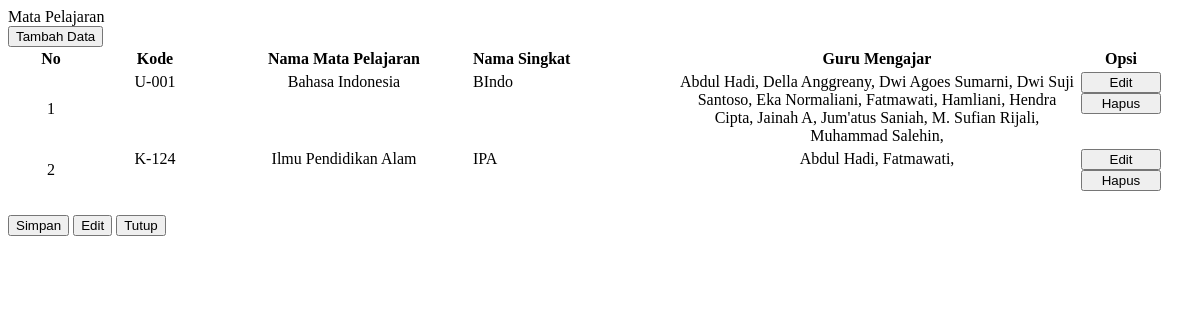
The page /app/page/mapel.php on the database its author committed.
### tables this page shows
CREATE TABLE `tb_mpel` (
  `id_mpel` int(11) NOT NULL,
  `kd_mpel` varchar(10) NOT NULL,
  `mpel` varchar(50) NOT NULL,
  `sgkat` varchar(8) NOT NULL,
  `guru` text NOT NULL,
  `jdwl` text NOT NULL,
  `rcd` timestamp NOT NULL DEFAULT current_timestamp(),
  `upd` timestamp NOT NULL DEFAULT current_timestamp(),
  `sts` enum('Y','N') NOT NULL DEFAULT 'Y'
);

CREATE TABLE `tb_dstaf` (
  `id_dstaf` int(11) NOT NULL,
  `kd_staf` varchar(20) NOT NULL,
  `nm_staf` varchar(50) NOT NULL,
  `nik` varchar(16) NOT NULL,
  `nkk` varchar(16) NOT NULL,
  `nuptk` varchar(25) NOT NULL,
  `nip` varchar(20) NOT NULL,
  `jk` enum('L','P') NOT NULL,
  `tmp_l` varchar(40) NOT NULL,
  `tgl_l` date NOT NULL,
  `ppdk` varchar(20) NOT NULL,
  `glar` varchar(15) NOT NULL,
  `sklh_univ` varchar(100) NOT NULL,
  `stt_pgw` varchar(30) NOT NULL,
  `jptk` enum('Guru','Tendik','Kepsek','KTAS') NOT NULL,
  `agm` varchar(15) NOT NULL,
  `almt` text NOT NULL,
  `kontak` varchar(150) NOT NULL,
  `tgs_tmbh` varchar(80) NOT NULL,
  `sk_cpns` varchar(40) NOT NULL,
  `tgl_cpns` date NOT NULL,
  `sk_pengaktn` varchar(40) NOT NULL,
  `tmt_angkt` date NOT NULL,
  `lbg_angkt` varchar(40) NOT NULL,
  `pngkat_gl` varchar(10) NOT NULL,
  `sgaji` varchar(25) NOT NULL,
  `nm_ibu` varchar(35) NOT NULL,
  `sts_kwn` varchar(15) NOT NULL,
  `psngn` text NOT NULL,
  `tmt_pns` date NOT NULL,
  `npwp` varchar(11) NOT NULL,
  `nm_npwp` varchar(50) NOT NULL,
  `warga` varchar(40) NOT NULL,
  `rcd` timestamp NOT NULL DEFAULT current_timestamp(),
  `upd` timestamp NOT NULL DEFAULT current_timestamp(),
  `sts` enum('Y','N') NOT NULL
);

### config/server.php (called while the page is built, shortened)
<?php
$notbl = 1;

### app/page/mapel.php (the view, shortened to what this page needs)
<div class="row p-2 border-bottom fs-3 mb-4 shadow-sm ">
	Mata Pelajaran
</div>
<div class="row">
	<div class="col-auto">
		<button class="btn btn-primary" id="tambahData" onclick="viewData('add')"><i class="bi bi-plus-lg"></i> Tambah Data</button>
	</div>
</div>
<div class="row mt-5">
	<div class="table-responsive">
		<table class="table table-hover" id="jtable">
			<thead>
				<th>No</th>
				<th>Kode</th>
				<th>Nama Mata Pelajaran</th>
				<th>Nama Singkat</th>
				<th>Guru Mengajar</th>
				<th>Opsi</th>
			</thead>
			<tbody id="isTable">
				<?php
				require_once("../config/server.php");
				$stmt = $pdo_conn->prepare("SELECT * FROM tb_mpel ORDER BY mpel ASC");
				$stmt->execute();
				while ($row = $stmt->fetch(PDO::FETCH_ASSOC)) {
				?>
					<tr>
						<td><?= $notbl++; ?></td>
						<td><?= $row['kd_mpel']; ?></td>
						<td><?= $row['mpel']; ?></td>
						<td><?= $row['sgkat']; ?></td>
						<td>
							<?php
							$ar_gr = json_decode($row['guru']);
							foreach ($ar_gr as $dt) {
								$gr = $pdo_conn->prepare("SELECT * FROM tb_dstaf WHERE jptk='Guru' AND kd_staf ='$dt'");
								$gr->execute();
								$nm = $gr->fetch(PDO::FETCH_ASSOC);
								echo $nm['nm_staf'] == '' ? '' : $nm['nm_staf'] . ', ';
							}
							?></td>
						<td>
							<div class="row g-1 justify-content-center">
								<div class="col-auto">
									<button class="btn btn-sm btn-primary" style="width: 80px;" onclick="viewData('edt','<?= $row['kd_mpel']; ?>','<?= $row['mpel']; ?>','<?= $row['sgkat']; ?>')"><i class="bi bi-pencil"></i> Edit</button>
								</div>
								<div class="col-auto">
									<button class="btn btn-sm btn-danger" style="width: 80px;" onclick="delData('<?= $row['kd_mpel']; ?>')"><i class="bi bi-trash3"></i> Hapus</button>
								</div>
							</div>
						</td>
					</tr>
				<?php } ?>
			</tbody>
		</table>
	</div>
</div>
<div class="modal fade" id="d_tendik">
	<div class="modal-dialog modal-dialog-scrollable" id="size">
		<div class="modal-content">
			<div class="modal-footer">
				<button type="button" class="btn btn-primary" id="simpan" onclick="saveData('add')"> Simpan</button>
				<button type="button" class="btn btn-info" id="md_edit" onclick="saveData('edit')"></i> <i class="bi bi-pencil"></i> Edit</button>
				<button type="button" class="btn btn-secondary" data-bs-dismiss="modal">Tutup</button>
			</div>
		</div>
	</div>
</div>

### app/page/mapel.php (style rules this page uses)
.table-responsive th:nth-child(1), .table-responsive td:nth-child(1) { width: 80px; text-align: center; }
.table-responsive th:nth-child(2), .table-responsive td:nth-child(2) { min-width: 120px; text-align: center; align-content: baseline; }
.table-responsive th:nth-child(3), .table-responsive td:nth-child(3) { min-width: 250px; text-align: center; align-content: baseline; }
.table-responsive th:nth-child(4), .table-responsive td:nth-child(4) { width: auto; min-width: 200px; text-align: left; align-content: baseline; }
.table-responsive th:nth-child(5), .table-responsive td:nth-child(5) { min-width: 250px; max-width: 400px; text-align: center; align-content: baseline; }
.table-responsive th:nth-child(6), .table-responsive td:nth-child(6) { min-width: 80px; text-align: center; align-content: baseline; }

### rows shown on the page
tb_mpel: kd_mpel "U-001", mpel "Bahasa Indonesia", sgkat "BIndo"
tb_dstaf: nm_staf "Abdul Hadi"
tb_dstaf: nm_staf "Della Anggreany"
tb_dstaf: nm_staf "Dwi Agoes Sumarni"
tb_dstaf: nm_staf "Dwi Suji Santoso"
tb_dstaf: nm_staf "Eka Normaliani"
tb_dstaf: nm_staf "Fatmawati"
tb_dstaf: nm_staf "Hamliani"
tb_dstaf: nm_staf "Hendra Cipta"
tb_dstaf: nm_staf "Jainah A"
tb_dstaf: nm_staf "Jum'atus Saniah"
tb_dstaf: nm_staf "M. Sufian Rijali"
tb_dstaf: nm_staf "Muhammad Salehin"
tb_mpel: kd_mpel "K-124", mpel "Ilmu Pendidikan Alam", sgkat "IPA"
